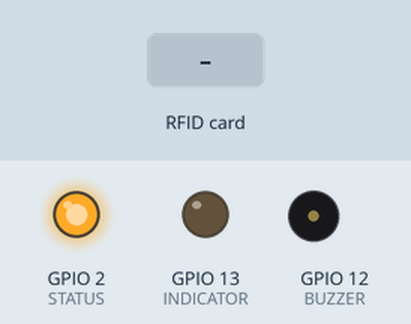
This sketch was run on a simulated ESP32. On the bench: output pins drawn as LEDs (lit = HIGH), buzzer (waves = sounding). Inputs (shaded band) come from the test bench. What the sketch prints to the serial monitor is not drawn.

Above: at 1.2 s.
1.3 s: RFID card 5E 7A 19 C4 held to the reader
Timing chart, 0 to 4.3 s (numbered marks = the images above; inputs shaded):
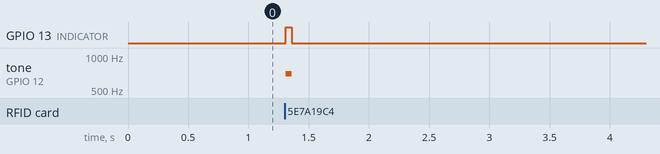

The sketch:

readerCPP.ino
```cpp
#include <SPI.h>
#include <MFRC522.h>

#define SS_PIN 5
#define RST_PIN 22
#define INDICATOR 13
#define BUZZER 12
#define STATUS 2

char card[22];

MFRC522 rfid(SS_PIN, RST_PIN);

void setup() {

    Serial.begin(115200);

    pinMode(INDICATOR, OUTPUT);
    pinMode(STATUS, OUTPUT);
    pinMode(BUZZER, OUTPUT);

    SPI.begin();
    rfid.PCD_Init();
    digitalWrite(STATUS, HIGH);

    // Initialize LEDC peripheral for the buzzer
    ledcSetup(0, 5000, 8); // Channel 0, 5 kHz frequency, 8-bit resolution
    ledcAttachPin(BUZZER, 0); // Attach channel 0 to the buzzer pin
}

void loop()
{
  if (rfid.PICC_IsNewCardPresent() && rfid.PICC_ReadCardSerial())
  {

    // Clear the card array
    memset(card, 0, sizeof(card));

    // Process the UID
    for (byte i = 0; i < rfid.uid.size; i++)
    {
      // Convert each byte to hex and store in the card array
      sprintf(&card[i * 3], "%02X ", rfid.uid.uidByte[i]);
    }

    card[rfid.uid.size * 3 - 1] = '\0';

    // Print the card array for verification
    Serial.println(card);

    // Buzzer and LED indicators
    digitalWrite(INDICATOR, HIGH);
    // Start the tone using LEDC
    ledcWriteTone(0, 698); // Channel 0, frequency 698 Hz
    delay(50);
    digitalWrite(INDICATOR, LOW);
    // Stop the tone
    ledcWriteTone(0, 0);

    // Halt PICC and stop encryption on PCD
    rfid.PICC_HaltA();
    rfid.PCD_StopCrypto1();
  }
}
```

Measured:
- after the input at 1.3 s, GPIO 13 (INDICATOR): LOW → HIGH at once, → LOW 0.05 s later; tone on GPIO 12 (BUZZER): silent → 698 Hz at once, → silent 0.05 s later
